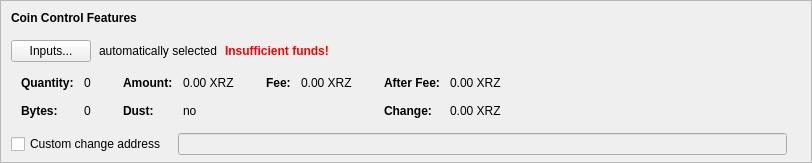
    <widget class="QFrame" name="frameCoinControl">
     <property name="sizePolicy">
      <sizepolicy hsizetype="Expanding" vsizetype="Expanding">
       <horstretch>0</horstretch>
       <verstretch>0</verstretch>
      </sizepolicy>
     </property>
     <property name="maximumSize">
      <size>
       <width>16777215</width>
       <height>16777215</height>
      </size>
     </property>
     <property name="frameShape">
      <enum>QFrame::StyledPanel</enum>
     </property>
     <property name="frameShadow">
      <enum>QFrame::Sunken</enum>
     </property>
     <layout class="QVBoxLayout" name="verticalLayoutCoinControl2">
      <property name="spacing">
       <number>0</number>
      </property>
      <property name="leftMargin">
       <number>0</number>
      </property>
      <property name="topMargin">
       <number>0</number>
      </property>
      <property name="rightMargin">
       <number>0</number>
      </property>
      <property name="bottomMargin">
       <number>6</number>
      </property>
      <item>
       <layout class="QVBoxLayout" name="verticalLayoutCoinControl" stretch="0,0,0,0,1">
        <property name="spacing">
         <number>0</number>
        </property>
        <property name="leftMargin">
         <number>10</number>
        </property>
        <property name="topMargin">
         <number>10</number>
        </property>
        <item>
         <layout class="QHBoxLayout" name="horizontalLayoutCoinControl1">
          <property name="bottomMargin">
           <number>15</number>
          </property>
          <item>
           <widget class="QLabel" name="labelCoinControlFeatures">
            <property name="sizePolicy">
             <sizepolicy hsizetype="Preferred" vsizetype="Maximum">
              <horstretch>0</horstretch>
              <verstretch>0</verstretch>
             </sizepolicy>
            </property>
            <property name="font">
             <font>
              <weight>75</weight>
              <bold>true</bold>
             </font>
            </property>
            <property name="styleSheet">
             <string notr="true">font-weight:bold;</string>
            </property>
            <property name="text">
             <string>Coin Control Features</string>
            </property>
           </widget>
          </item>
         </layout>
        </item>
        <item>
         <layout class="QHBoxLayout" name="horizontalLayoutCoinControl2" stretch="0,0,0,0">
          <property name="spacing">
           <number>8</number>
          </property>
          <property name="bottomMargin">
           <number>10</number>
          </property>
          <item>
           <widget class="QPushButton" name="pushButtonCoinControl">
            <property name="styleSheet">
             <string notr="true"/>
            </property>
            <property name="text">
             <string>Inputs...</string>
            </property>
            <property name="autoDefault">
             <bool>false</bool>
            </property>
           </widget>
          </item>
          <item>
           <widget class="QLabel" name="labelCoinControlAutomaticallySelected">
            <property name="text">
             <string>automatically selected</string>
            </property>
            <property name="margin">
             <number>5</number>
            </property>
           </widget>
          </item>
          <item>
           <widget class="QLabel" name="labelCoinControlInsuffFunds">
            <property name="font">
             <font>
              <weight>75</weight>
              <bold>true</bold>
             </font>
            </property>
            <property name="styleSheet">
             <string notr="true">color:red;font-weight:bold;</string>
            </property>
            <property name="text">
             <string>Insufficient funds!</string>
            </property>
            <property name="margin">
             <number>5</number>
            </property>
           </widget>
          </item>
          <item>
           <spacer name="horizontalSpacerCoinControl">
            <property name="orientation">
             <enum>Qt::Horizontal</enum>
            </property>
            <property name="sizeHint" stdset="0">
             <size>
              <width>40</width>
              <height>1</height>
             </size>
            </property>
           </spacer>
          </item>
         </layout>
        </item>
        <item>
         <widget class="QWidget" name="widgetCoinControl" native="true">
          <property name="sizePolicy">
           <sizepolicy hsizetype="Preferred" vsizetype="Preferred">
            <horstretch>0</horstretch>
            <verstretch>0</verstretch>
           </sizepolicy>
          </property>
          <property name="minimumSize">
           <size>
            <width>0</width>
            <height>0</height>
           </size>
          </property>
          <property name="styleSheet">
           <string notr="true"/>
          </property>
          <layout class="QHBoxLayout" name="horizontalLayoutCoinControl5">
           <property name="leftMargin">
            <number>0</number>
           </property>
           <property name="topMargin">
            <number>0</number>
           </property>
           <property name="rightMargin">
            <number>0</number>
           </property>
           <property name="bottomMargin">
            <number>0</number>
           </property>
           <item>
            <layout class="QHBoxLayout" name="horizontalLayoutCoinControl3" stretch="0,0,0,1">
             <property name="spacing">
              <number>20</number>
             </property>
             <property name="topMargin">
              <number>0</number>
             </property>
             <property name="bottomMargin">
              <number>10</number>
             </property>
             <item>
              <layout class="QFormLayout" name="formLayoutCoinControl1">
               <property name="horizontalSpacing">
                <number>10</number>
               </property>
               <property name="verticalSpacing">
                <number>14</number>
               </property>
               <property name="leftMargin">
                <number>10</number>
               </property>
               <property name="topMargin">
                <number>4</number>
               </property>
               <property name="rightMargin">
                <number>6</number>
               </property>
               <item row="0" column="0">
                <widget class="QLabel" name="labelCoinControlQuantityText">
                 <property name="font">
                  <font>
                   <weight>75</weight>
                   <bold>true</bold>
                  </font>
                 </property>
                 <property name="text">
                  <string>Quantity:</string>
                 </property>
                 <property name="margin">
                  <number>0</number>
                 </property>
                </widget>
               </item>
               <item row="0" column="1">
                <widget class="QLabel" name="labelCoinControlQuantity">
                 <property name="cursor">
                  <cursorShape>IBeamCursor</cursorShape>
                 </property>
                 <property name="contextMenuPolicy">
                  <enum>Qt::ActionsContextMenu</enum>
                 </property>
                 <property name="text">
                  <string notr="true">0</string>
                 </property>
                 <property name="margin">
                  <number>0</number>
                 </property>
                 <property name="textInteractionFlags">
                  <set>Qt::LinksAccessibleByMouse|Qt::TextSelectableByKeyboard|Qt::TextSelectableByMouse</set>
                 </property>
                </widget>
               </item>
               <item row="1" column="0">
                <widget class="QLabel" name="labelCoinControlBytesText">
                 <property name="font">
                  <font>
                   <weight>75</weight>
                   <bold>true</bold>
                  </font>
                 </property>
                 <property name="text">
                  <string>Bytes:</string>
                 </property>
                </widget>
               </item>
               <item row="1" column="1">
                <widget class="QLabel" name="labelCoinControlBytes">
                 <property name="cursor">
                  <cursorShape>IBeamCursor</cursorShape>
                 </property>
                 <property name="contextMenuPolicy">
                  <enum>Qt::ActionsContextMenu</enum>
                 </property>
                 <property name="text">
                  <string notr="true">0</string>
                 </property>
                 <property name="textInteractionFlags">
                  <set>Qt::LinksAccessibleByMouse|Qt::TextSelectableByKeyboard|Qt::TextSelectableByMouse</set>
                 </property>
                </widget>
               </item>
              </layout>
             </item>
             <item>
              <layout class="QFormLayout" name="formLayoutCoinControl2">
               <property name="horizontalSpacing">
                <number>10</number>
               </property>
               <property name="verticalSpacing">
                <number>14</number>
               </property>
               <property name="leftMargin">
                <number>6</number>
               </property>
               <property name="topMargin">
                <number>4</number>
               </property>
               <property name="rightMargin">
                <number>6</number>
               </property>
               <item row="0" column="0">
                <widget class="QLabel" name="labelCoinControlAmountText">
                 <property name="font">
                  <font>
                   <weight>75</weight>
                   <bold>true</bold>
                  </font>
                 </property>
                 <property name="text">
                  <string>Amount:</string>
                 </property>
                 <property name="margin">
                  <number>0</number>
                 </property>
                </widget>
               </item>
               <item row="0" column="1">
                <widget class="QLabel" name="labelCoinControlAmount">
                 <property name="cursor">
                  <cursorShape>IBeamCursor</cursorShape>
                 </property>
                 <property name="contextMenuPolicy">
                  <enum>Qt::ActionsContextMenu</enum>
                 </property>
                 <property name="text">
                  <string notr="true">0.00 XRZ</string>
                 </property>
                 <property name="textInteractionFlags">
                  <set>Qt::LinksAccessibleByMouse|Qt::TextSelectableByKeyboard|Qt::TextSelectableByMouse</set>
                 </property>
                </widget>
               </item>
               <item row="1" column="0">
                <widget class="QLabel" name="labelCoinControlLowOutputText">
                 <property name="font">
                  <font>
                   <weight>75</weight>
                   <bold>true</bold>
                  </font>
                 </property>
                 <property name="text">
                  <string>Dust:</string>
                 </property>
                </widget>
               </item>
               <item row="1" column="1">
                <widget class="QLabel" name="labelCoinControlLowOutput">
                 <property name="cursor">
                  <cursorShape>IBeamCursor</cursorShape>
                 </property>
                 <property name="contextMenuPolicy">
                  <enum>Qt::ActionsContextMenu</enum>
                 </property>
                 <property name="text">
                  <string notr="true">no</string>
                 </property>
                 <property name="textInteractionFlags">
                  <set>Qt::LinksAccessibleByMouse|Qt::TextSelectableByKeyboard|Qt::TextSelectableByMouse</set>
                 </property>
                </widget>
               </item>
              </layout>
             </item>
             <item>
              <layout class="QFormLayout" name="formLayoutCoinControl3">
               <property name="horizontalSpacing">
                <number>10</number>
               </property>
               <property name="verticalSpacing">
                <number>14</number>
               </property>
               <property name="leftMargin">
                <number>6</number>
               </property>
               <property name="topMargin">
                <number>4</number>
               </property>
               <property name="rightMargin">
                <number>6</number>
               </property>
               <item row="0" column="0">
                <widget class="QLabel" name="labelCoinControlFeeText">
                 <property name="font">
                  <font>
                   <weight>75</weight>
                   <bold>true</bold>
                  </font>
                 </property>
                 <property name="text">
                  <string>Fee:</string>
                 </property>
                 <property name="margin">
                  <number>0</number>
                 </property>
                </widget>
               </item>
               <item row="0" column="1">
                <widget class="QLabel" name="labelCoinControlFee">
                 <property name="cursor">
                  <cursorShape>IBeamCursor</cursorShape>
                 </property>
                 <property name="contextMenuPolicy">
                  <enum>Qt::ActionsContextMenu</enum>
                 </property>
                 <property name="text">
                  <string notr="true">0.00 XRZ</string>
                 </property>
                 <property name="textInteractionFlags">
                  <set>Qt::LinksAccessibleByMouse|Qt::TextSelectableByKeyboard|Qt::TextSelectableByMouse</set>
                 </property>
                </widget>
               </item>
              </layout>
             </item>
             <item>
              <layout class="QFormLayout" name="formLayoutCoinControl4">
               <property name="horizontalSpacing">
                <number>10</number>
               </property>
               <property name="verticalSpacing">
                <number>14</number>
               </property>
               <property name="leftMargin">
                <number>6</number>
               </property>
               <property name="topMargin">
                <number>4</number>
               </property>
               <property name="rightMargin">
                <number>6</number>
               </property>
               <item row="0" column="0">
                <widget class="QLabel" name="labelCoinControlAfterFeeText">
                 <property name="font">
                  <font>
                   <weight>75</weight>
                   <bold>true</bold>
                  </font>
                 </property>
                 <property name="text">
                  <string>After Fee:</string>
                 </property>
                 <property name="margin">
                  <number>0</number>
                 </property>
                </widget>
               </item>
               <item row="0" column="1">
                <widget class="QLabel" name="labelCoinControlAfterFee">
                 <property name="cursor">
                  <cursorShape>IBeamCursor</cursorShape>
                 </property>
                 <property name="contextMenuPolicy">
                  <enum>Qt::ActionsContextMenu</enum>
                 </property>
                 <property name="text">
                  <string notr="true">0.00 XRZ</string>
                 </property>
                 <property name="textInteractionFlags">
                  <set>Qt::LinksAccessibleByMouse|Qt::TextSelectableByKeyboard|Qt::TextSelectableByMouse</set>
                 </property>
                </widget>
               </item>
               <item row="1" column="0">
                <widget class="QLabel" name="labelCoinControlChangeText">
                 <property name="font">
                  <font>
                   <weight>75</weight>
                   <bold>true</bold>
                  </font>
                 </property>
                 <property name="text">
                  <string>Change:</string>
                 </property>
                </widget>
               </item>
               <item row="1" column="1">
                <widget class="QLabel" name="labelCoinControlChange">
                 <property name="cursor">
                  <cursorShape>IBeamCursor</cursorShape>
                 </property>
                 <property name="contextMenuPolicy">
                  <enum>Qt::ActionsContextMenu</enum>
                 </property>
                 <property name="text">
                  <string notr="true">0.00 XRZ</string>
                 </property>
                 <property name="textInteractionFlags">
                  <set>Qt::LinksAccessibleByMouse|Qt::TextSelectableByKeyboard|Qt::TextSelectableByMouse</set>
                 </property>
                </widget>
               </item>
              </layout>
             </item>
            </layout>
           </item>
          </layout>
         </widget>
        </item>
        <item>
         <layout class="QHBoxLayout" name="horizontalLayoutCoinControl4" stretch="0,0,0">
          <property name="spacing">
           <number>12</number>
          </property>
          <property name="sizeConstraint">
           <enum>QLayout::SetDefaultConstraint</enum>
          </property>
          <property name="topMargin">
           <number>5</number>
          </property>
          <property name="rightMargin">
           <number>5</number>
          </property>
          <item>
           <widget class="QCheckBox" name="checkBoxCoinControlChange">
            <property name="toolTip">
             <string>If this is activated, but the change address is empty or invalid, change will be sent to a newly generated address.</string>
            </property>
            <property name="text">
             <string>Custom change address</string>
            </property>
           </widget>
          </item>
          <item>
           <widget class="QValidatedLineEdit" name="lineEditCoinControlChange">
            <property name="enabled">
             <bool>false</bool>
            </property>
            <property name="sizePolicy">
             <sizepolicy hsizetype="Expanding" vsizetype="Fixed">
              <horstretch>0</horstretch>
              <verstretch>0</verstretch>
             </sizepolicy>
            </property>
           </widget>
          </item>
          <item>
           <widget class="QLabel" name="labelCoinControlChangeLabel">
            <property name="sizePolicy">
             <sizepolicy hsizetype="Preferred" vsizetype="Expanding">
              <horstretch>0</horstretch>
              <verstretch>0</verstretch>
             </sizepolicy>
            </property>
            <property name="minimumSize">
             <size>
              <width>0</width>
              <height>0</height>
             </size>
            </property>
            <property name="text">
             <string/>
            </property>
            <property name="margin">
             <number>3</number>
            </property>
           </widget>
          </item>
         </layout>
        </item>
        <item>
         <spacer name="verticalSpacerCoinControl">
          <property name="orientation">
           <enum>Qt::Vertical</enum>
          </property>
          <property name="sizeHint" stdset="0">
           <size>
            <width>800</width>
            <height>1</height>
           </size>
          </property>
         </spacer>
        </item>
       </layout>
      </item>
     </layout>
    </widget>
